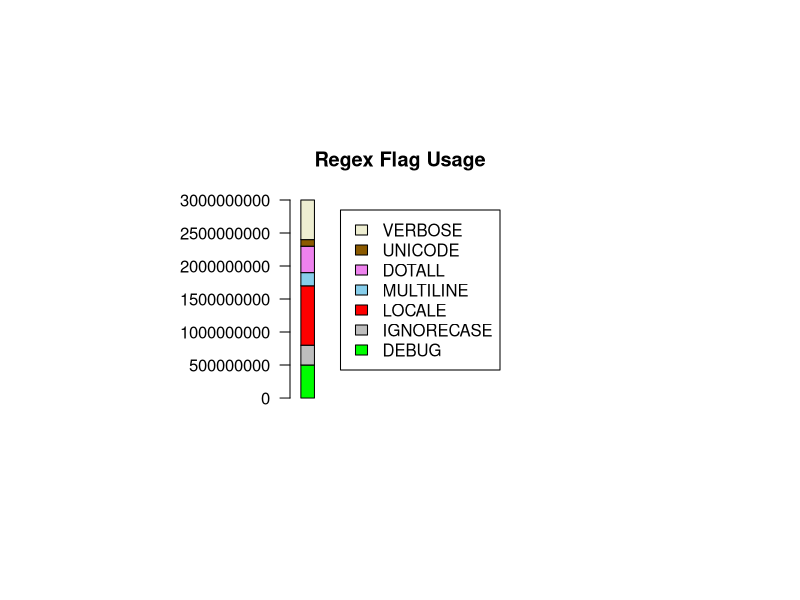

This figure's R source:
#R CMD BATCH <filename>

# simulating a horizontal bar chart for flag usage: ["IGNORECASE","DEBUG","LOCALE","MULTILINE","DOTALL","UNICODE","VERBOSE"]
setEPS()
options(scipen=10)
postscript("/Users/carlchapman/Documents/SoftwareProjects/tour_de_source/analysis/analysis_output/test.eps")
data = matrix(c(500000000,300000000,900000000,200000000,400000000,100000000,600000000), ncol=1, byrow=T)
rownames(data) = c("DEBUG","IGNORECASE","LOCALE", "MULTILINE", "DOTALL", "UNICODE", "VERBOSE")
par(pin=c(2.2,2))
barplot(data,
  main="Regex Flag Usage",
  legend=rownames(data),
  col=c("green","grey","red", "skyblue", "violet", "orange4", "lightyellow2"),
  xlim=c(0,9), width=0.6, las=1
)
dev.off()
